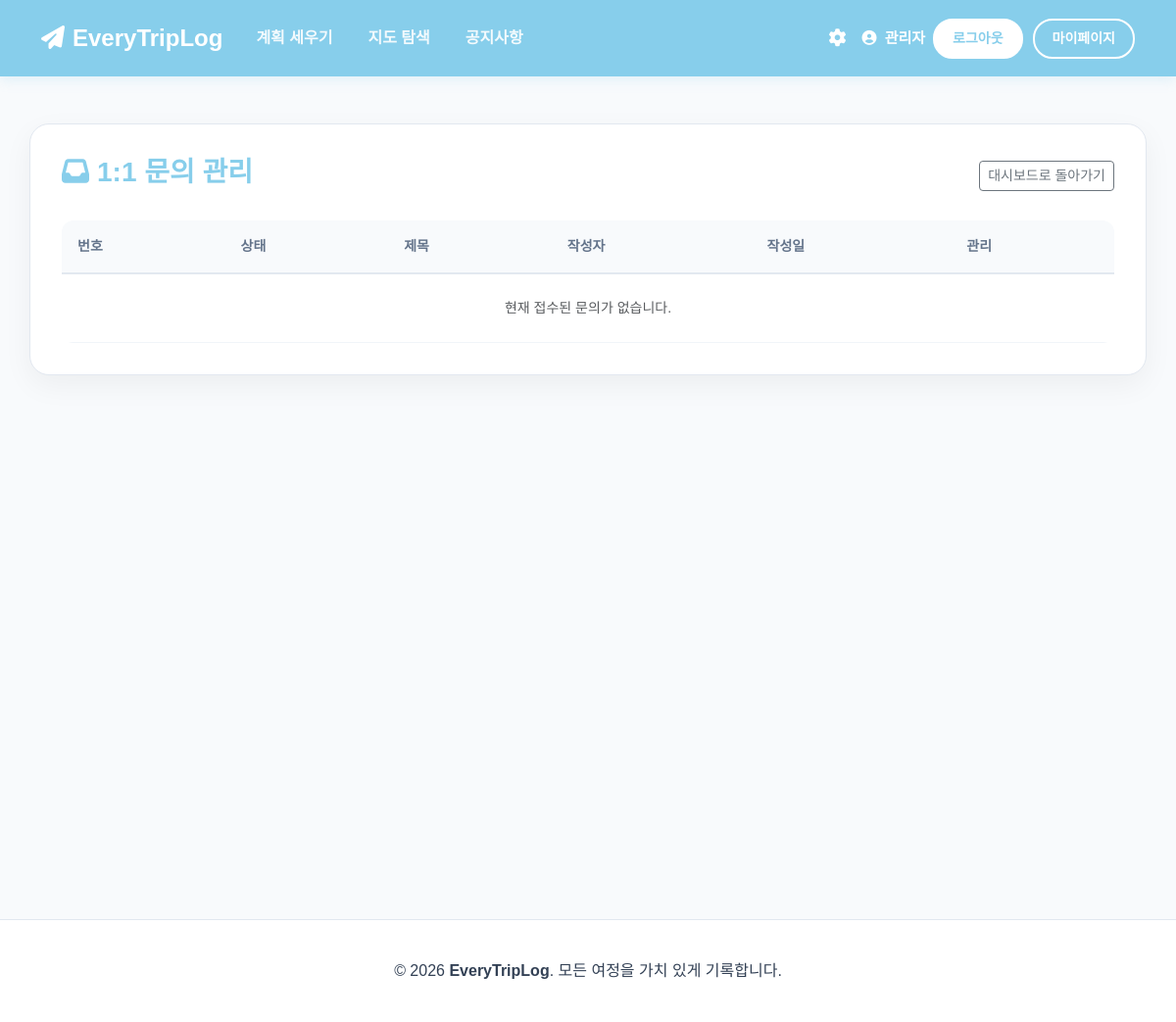
Page /admin/inquiries-list (signed in) on the earlier database version.
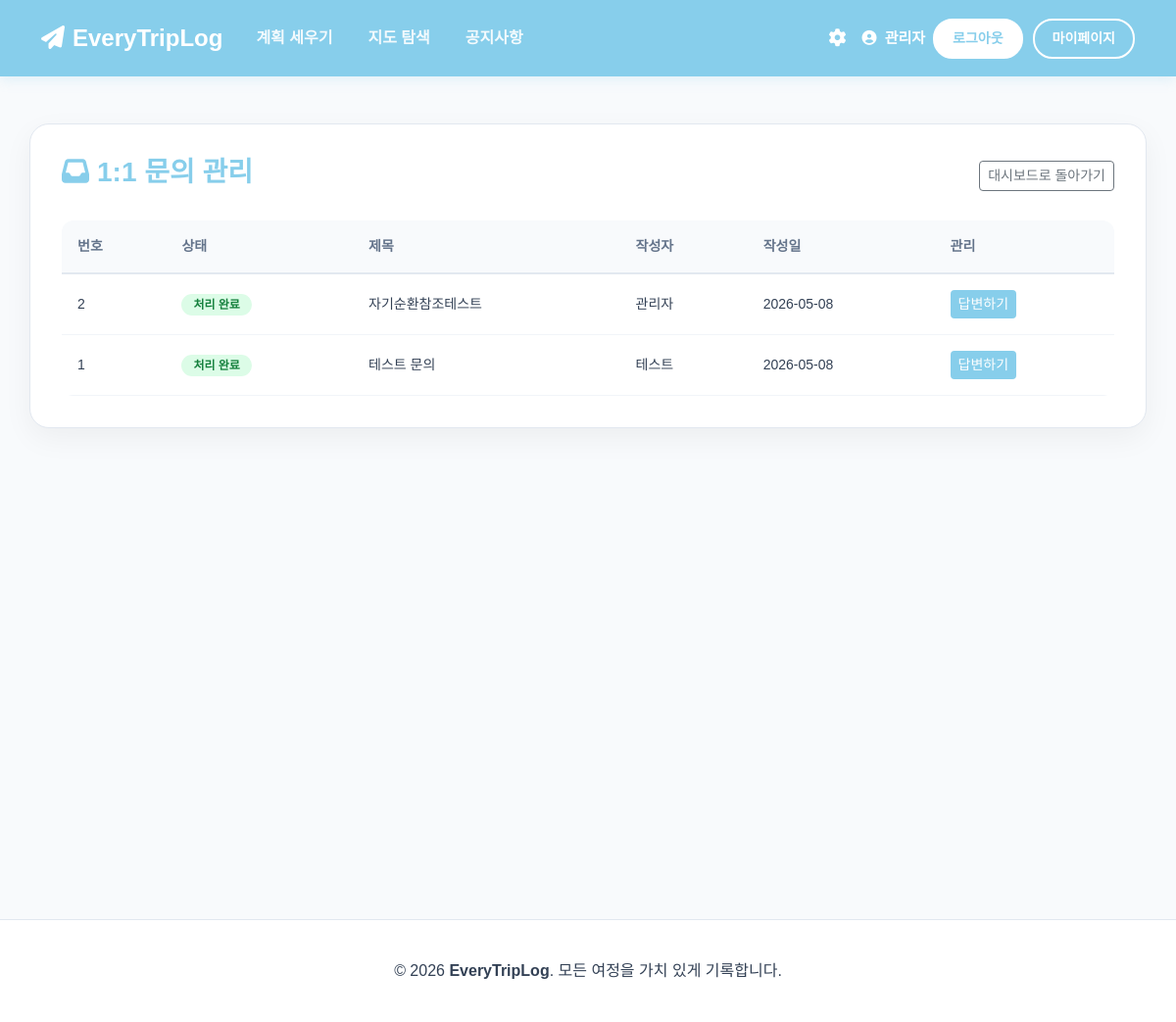
Same page on the later database version.
### gnss_app/models/inquiry.py (models this page shows)
class Inquiry(db.Model):
    __tablename__ = 'inquiries'
    id = db.Column(db.Integer, primary_key=True)
    user_id = db.Column(db.Integer, db.ForeignKey('users.id'), nullable=False)
    title = db.Column(db.String(200), nullable=False)
    content = db.Column(db.Text, nullable=False)
    answer = db.Column(db.Text, nullable=True)
    is_answered = db.Column(db.Boolean, default=False)
    answered_at = db.Column(db.DateTime, nullable=True)
    created_at = db.Column(db.DateTime, default=get_kst_now)
    user = db.relationship('User', backref=db.backref('inquiries', lazy=True, cascade="all, delete-orphan"))

### gnss_app/models/user.py (models this page shows, shortened)
class User(db.Model):
    __tablename__ = 'users'
    id = db.Column(db.Integer, primary_key=True)
    email = db.Column(db.String(120), unique=True, nullable=False)
    username = db.Column(db.String(80), nullable=False) # 실명
    nickname = db.Column(db.String(80), unique=True, nullable=False) # 개별 닉네임
    phone_number = db.Column(db.String(20), unique=True, nullable=False, info={'name': 'uq_user_phone'})
    password_hash = db.Column(db.String(200), nullable=False)
    created_at = db.Column(db.DateTime, default=get_kst_now)
    status = db.Column(db.String(20), default='active') # active, dormant, pending_delete
    deactived_at = db.Column(db.DateTime, nullable=True)
    trajectories = db.relationship('Trajectory', backref='user_owner', lazy='dynamic')
    logs = db.relationship('VisitLog', backref='author', lazy=True)
    provider = db.Column(db.String(20), default='local')
    role = db.Column(db.String(20), default='user', nullable=False)

### gnss_app/views/admin_view.py (the view)
@bp.route("/inquiries-list")
@login_required
@admin_required
def inquiry_list():
    inquiries = Inquiry.query.order_by(Inquiry.created_at.desc()).all()
    return render_template("admin/inquiry_list.html", inquiries=inquiries)

### gnss_app/views/auth_view.py (called while the page is built, shortened)
@bp.before_app_request
def load_logged_in_user():
    user_id = session.get("user_id")
    if user_id is None:
        g.user = None
    else:
        g.user = User.query.get(user_id)

def admin_required(ar):
    @functools.wraps(ar)
    def decorated_function(*args, ** kwargs):
        if not g.user:
            abort(401) # 인증되지 않음
        if g.user.role != 'admin':
            abort(403) # 접근 권한 없음 (Forbidden)
        return ar(*args, **kwargs)
    return decorated_function

def login_required(view):
    @functools.wraps(view)
    def wrapped_view(*args, **kwargs):
        return view(*args, **kwargs)
    return wrapped_view

### gnss_app/templates/admin/inquiry_list.html (shortened to what this page needs)
{% extends "base.html" %}
{% block extra_css %}
    <link rel="stylesheet" href="{{ url_for('static', filename='css/admin.css') }}">
{% endblock %}
{% block content %}
    <div class="etl-card">
        <div class="d-flex justify-content-between align-items-center mb-4">
            <h3 class="fw-bold" style="color: var(--sky-blue);">
                <i class="fa-solid fa-inbox me-2"></i>1:1 문의 관리
            </h3>
            <a href="{{ url_for('admin.dashboard') }}" class="btn btn-outline-secondary btn-sm">대시보드로 돌아가기</a>
        </div>
        <div class="table-responsive">
            <table class="etl-table align-middle">
                <thead>
                    <tr>
                        <th>번호</th>
                        <th>상태</th>
                        <th>제목</th>
                        <th>작성자</th>
                        <th>작성일</th>
                        <th>관리</th>
                    </tr>
                </thead>
                <tbody>
                    {% for inquiry in inquiries %}
                        <tr>
                            <td>{{ inquiry.id }}</td>
                            <td>
                                {% if inquiry.is_answered %}
                                    <span class="status-badge status-done">처리 완료</span>
                                {% else %}
                                    <span class="status-badge status-wait">미처리</span>
                                {% endif %}
                            </td>
                            <td>{{ inquiry.title }}</td>
                            <td>{{ inquiry.user.username }}</td>
                            <td>{{ inquiry.created_at.strftime('%Y-%m-%d') }}</td>
                            <td>
                                <a href="{{ url_for('admin.inquiry_answer', inquiry_id=inquiry.id) }}"
                                    class="btn btn-sm btn-primary"
                                    style="background-color: var(--sky-blue); border:none;">답변하기</a>
                            </td>
                        </tr>
                    {% else %}
                        <tr>
                            <td colspan="6" class="text-center py-4 text-muted">현재 접수된 문의가 없습니다.</td>
                        </tr>
                    {% endfor %}
                </tbody>
            </table>
        </div>
    </div>
{% endblock %}

### gnss_app/templates/base.html (shortened to what this page needs)
<!DOCTYPE html>
<html lang="ko">
<head>
    <link href="https://cdn.jsdelivr.net/npm/bootstrap@5.3.0/dist/css/bootstrap.min.css" rel="stylesheet">
    <link rel="stylesheet" href="https://cdnjs.cloudflare.com/ajax/libs/font-awesome/6.4.0/css/all.min.css">
    <link rel="stylesheet" href="{{ url_for('static', filename='css/common.css') }}">
    <link rel="stylesheet" href="{{ url_for('static', filename='css/header.css') }}">
    <link rel="stylesheet" href="{{ url_for('static', filename='css/footer.css') }}">
    {% block extra_css %}
    {% endblock %}
</head>
<body>
    {% include "header.html" %}
    <div class="container main-layout">
        {% block content %}
        {% endblock %}
    </div>
    {% include "footer.html" %}
</body>
</html>

### gnss_app/templates/header.html (shortened to what this page needs)
<nav class="navbar navbar-expand-lg sticky-top">
    <div class="container">
        <a class="navbar-brand" href="{{ url_for('main.index') }}">
            <i class="fa-solid fa-paper-plane me-2"></i>EveryTripLog
        </a>
        <div class="collapse navbar-collapse" id="navbarNav">
            <ul class="navbar-nav me-auto">
                <li class="nav-item">
                    <a class="nav-link" href="{{ url_for('plan.create_plan') }}">계획 세우기</a>
                </li>
                <li class="nav-item">
                    <a class="nav-link" href="{{ url_for('map.map_test') }}">지도 탐색</a>
                </li>
                <li class="nav-item">
                    <a class="nav-link" href="#">공지사항</a>
                </li>
            </ul>
            <div class="d-flex align-items-center">
                {% if g.user %}
                    {% if g.user.role == 'admin' %}
                        <a href="{{ url_for('admin.dashboard') }}" class="me-3 admin-icon" title="관리 시스템">
                            <i class="fa-solid fa-gear"></i>
                        </a>
                    {% endif %}
                    <span class="nav-user-info me-2">
                        <i class="fa-solid fa-user-circle me-1"></i>
                        {% if g.user.role == 'admin' %}관리자{% else %}{{ g.user.nickname }}{% endif %}
                    </span>
                    <a href="{{ url_for('auth.logout') }}" class="btn-header-white">로그아웃</a>
                    <a href="{{ url_for('mypage.index') }}" class="btn-header-outline">마이페이지</a>
                {% else %}
                    <a href="{{ url_for('auth.login') }}" class="btn-header-white">로그인</a>
                    <a href="{{ url_for('auth.signup') }}" class="btn-header-outline">회원가입</a>
                {% endif %}
            </div>
        </div>
    </div>
</nav>

### gnss_app/templates/footer.html
<footer class="main-footer">
    <div class="container">
        <div class="footer-content">
            <p class="mb-0">&copy; 2026 <strong>EveryTripLog</strong>. 모든 여정을 가치 있게 기록합니다.</p>
        </div>
    </div>
</footer>

### gnss_app/static/css/common.css (style rules this page uses)
:root { --sky-blue: #87CEEB; --deep-sky-blue: #00BFFF; --white: #FFFFFF; --bg-light: #F8FAFC; --text-main: #334155; }
body { font-family: 'Pretendard', sans-serif; background-color: var(--bg-light); color: var(--text-main); margin: 0; transition: all 0.3s ease; }
.etl-card { background: var(--white); border-radius: 20px; padding: 32px; box-shadow: 0 10px 30px rgba(0, 0, 0, 0.05); border: 1px solid #e2e8f0; transition: all 0.4s cubic-bezier(0.175, 0.885, 0.32, 1.275); }
.main-layout { min-height: 800px; padding: 48px 0; }

### gnss_app/static/css/header.css (style rules this page uses)
.navbar { background-color: var(--sky-blue) !important; padding: 16px 0; box-shadow: 0 4px 12px rgba(135, 206, 235, 0.2); }
.navbar-brand { font-weight: 800; font-size: 24px; color: #FFFFFF !important; }
.nav-link { color: rgba(255, 255, 255, 0.9) !important; font-weight: 600; margin: 0 10px; font-size: 16px; }
.nav-user-info { color: #FFFFFF; margin-right: 10px; font-weight: 700; font-size: 15px; }
.btn-header-white { background-color: #FFFFFF; margin-right: 10px; color: var(--sky-blue); padding: 8px 18px; border-radius: 20px; font-weight: 700; font-size: 14px; text-decoration: none; transition: 0.3s; border: 2px solid #FFFFFF; }
.btn-header-outline { background-color: transparent; color: #FFFFFF; padding: 8px 18px; border-radius: 20px; font-weight: 700; font-size: 14px; text-decoration: none; transition: 0.3s; border: 2px solid #FFFFFF; }
.admin-icon { color: #FFFFFF; font-size: 18px; transition: transform 0.3s cubic-bezier(0.68, -0.55, 0.265, 1.55); }

### gnss_app/static/css/footer.css (style rules this page uses)
.main-footer { background: #FFFFFF; padding: 40px 0; border-top: 1px solid #e2e8f0; text-align: center; margin-top: 60px; }

### gnss_app/static/css/admin.css (style rules this page uses)
.etl-table { width: 100%; border-collapse: separate; border-spacing: 0; border-radius: 12px; overflow: hidden; background: #FFFFFF; }
.etl-table th { background-color: #f8fafc; padding: 16px; font-size: 14px; font-weight: 700; color: #64748b; border-bottom: 2px solid #e2e8f0; text-align: left; }
.etl-table td { padding: 16px; font-size: 14px; color: #334155; border-bottom: 1px solid #f1f5f9; }
.status-badge { padding: 4px 12px; border-radius: 20px; font-size: 12px; font-weight: 700; }
.status-done { background-color: #dcfce7; color: #15803d; }

Differences in the rows shown:
added Inquiry: id "2", is_answered "처리 완료", title "자기순환참조테스트", user.username "관리자", created_at "2026-05-08"
added Inquiry: id "1", is_answered "처리 완료", title "테스트 문의", user.username "테스트", created_at "2026-05-08"
Other differences:
text no longer shown: "현재 접수된 문의가 없습니다."
